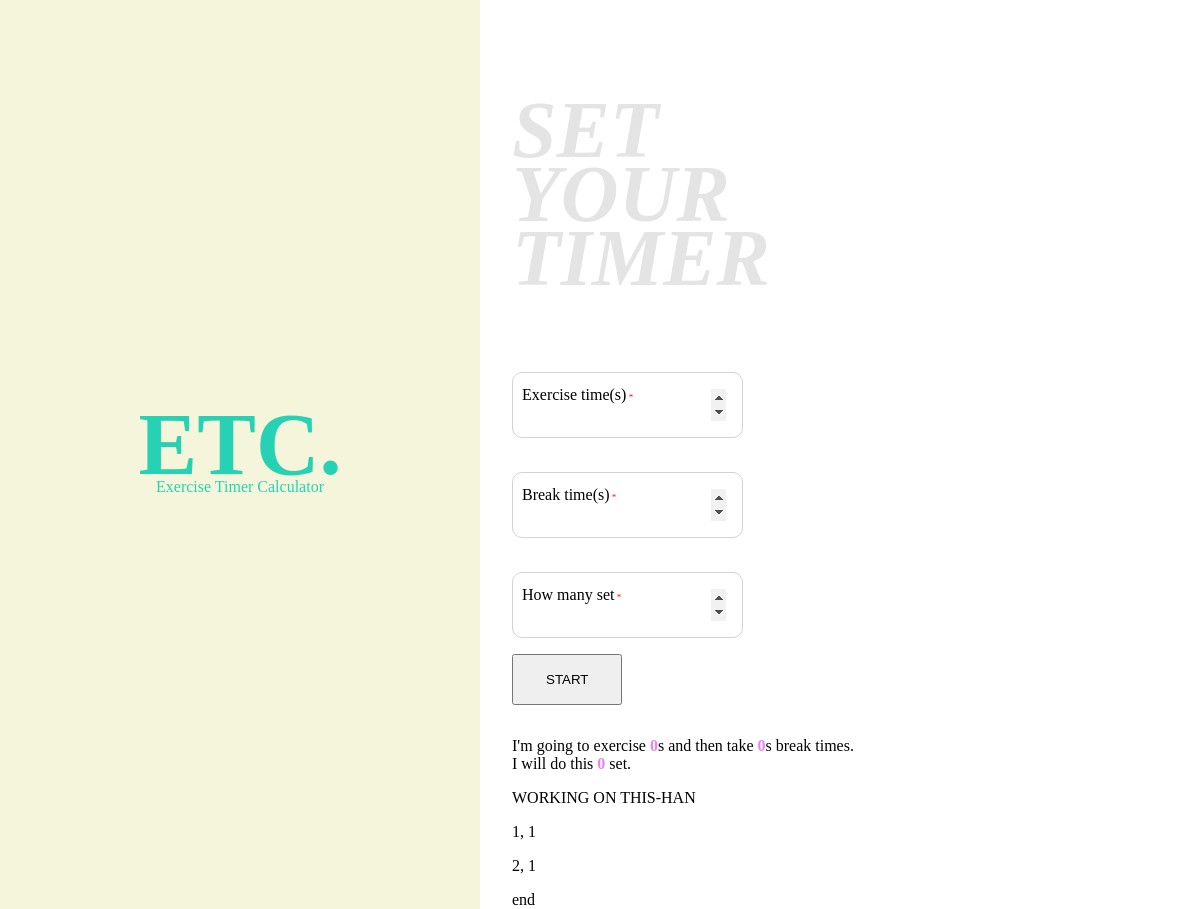
Page /exercise/timer on the earlier database version.
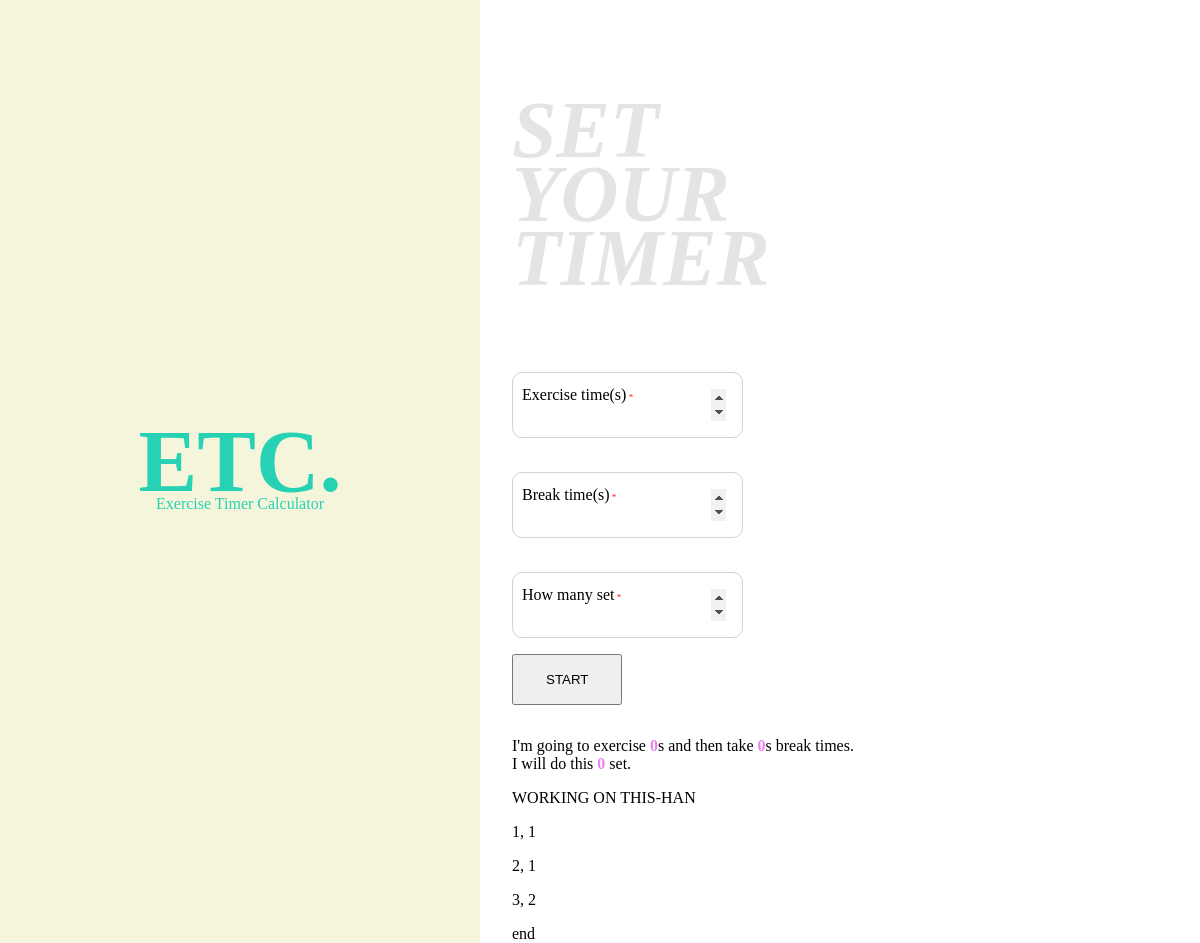
Same page on the later database version.
### exercise/models.py (models this page shows)
class ExerTime(models.Model):
    exerid = models.AutoField(primary_key=True)
    setno = models.IntegerField()
    exert = models.IntegerField()
    breakt = models.IntegerField()
    totalt = models.IntegerField()

### exercise/views.py (the view)
# urls.py: path('timer', views.timer, name='timer'),
@csrf_exempt
def timer(request):
    print ("checkpoint")
    time.sleep(1)
    t_times = int(request.POST.get('times',0))
    t_breakt = int(request.POST.get('breakt',0))
    t_set = int(request.POST.get('set',0))
    print(type(t_times))
    t_total =0
    t_total = (t_set)*((t_breakt)-1)+(t_set)*(t_times)
    print (t_times)
    print (t_breakt)
    print (t_set)
    exertime = ExerTime(
        setno=t_set,
        exert=t_times,
        breakt=t_breakt,
        totalt=t_total
        )
    if(exertime.setno != 0) :
        exertime.save()
    print (ExerTime.objects.all())
    print (ExerTime.objects.all().values('exerid'))
    print (exertime)
    a = "chekc"
    print (a)
    time_hash = {"times": t_times,
            "breakt": t_breakt,
            "set": t_set,
            "a": a, }
    exer_list = ExerTime.objects.all()
    context = {'exer_list': exer_list}
    print (exer_list)
    return render(request, 'exercise/timer.html', context)

### exercise/templates/exercise/timer.html (shortened to what this page needs)
<!DOCTYPE html>
{% load static %}
<html lang="en">
<head>
  <link href="{% static 'hb_style.css' %}" rel="stylesheet">
</head>
<body>
  <header>
    <p>
      <a href="">ETC.</a><br>Exercise Timer Calculator
    </p>
  </header>
  <section>
    <h1 class="title">Set <br> your <br> Timer</h1>
    <form action="/actionpage.html" method="POST">
      <label for="times">Exercise time(s)</label>
      <input type="number" name="times" id="times" min="1" onchange="showCount('times')">
      <label for="breakt">Break time(s)</label>
      <input type="number" name="breakt" id="breakt" min="1" onchange="showCount('breakt')">
      <label for="set">How many set</label>
      <input type="number" name="set" id="set" min="1" onchange="showCount('set')">
      <input type="button" id="button" value="start" onclick="setTimer()">
    </form>
    <div class="result">
      I'm going to exercise <span id="times-span">0</span>s and then take <span id="breakt-span">0</span>s break times. <br>
      I will do this <span id="set-span">0</span> set.
    </div>
    <div class="test">
      <p>WORKING ON THIS-HAN</p>
      {% for exertime in exer_list %}
      <p>{{exertime.exerid}}, {{exertime.setno}}</p>
      {% endfor %}
      <p>end</p>
    </div>
  </section>
</body>
</html>

### exercise/static/hb_style.css (style rules this page uses)
html { display: flex; height: 100%; margin: 0 auto; padding: 0; background-color: lightgray; }
body { display: flex; width: 100%; max-width: 1200px; height: 100%; margin: 0 auto; padding: 0; background-color: white; }
header { width: 100%; padding: 2rem; box-sizing: border-box; text-align: center; display: flex; align-items: center; justify-content: center; background-color: beige; max-width: 40%; }
header p { font-size: 1rem; color: #26d2b3; margin: 0; }
header p a { font-size: 5.5rem; text-decoration: none; font-weight: bold; color: #26d2b3; line-height: 4rem; }
section { width: 100%; height: 100%; padding: 2rem; box-sizing: border-box; background-color: white; }
section h1 { font-size: 5rem; line-height: 4rem; text-transform: uppercase; font-style: oblique; opacity: .1; margin-bottom: 1rem; height: 15rem; }
section form, section div { position: relative; }
section label { position: relative; left: 10px; top: 2rem; transition: all .3s; }
section label::after { content: " *"; font-size: xx-small; color: red; }
section input:not(#button) { display: block; width: 30%; padding: 1rem; margin-bottom: 1rem; position: relative; font-size: 1.5rem; line-height: 2rem; background: transparent; border: 1px solid lightgray; border-radius: 10px; z-index: 9; }
section input#button { padding: 1rem 2rem; text-transform: uppercase; }
.result { font-size: 1rem; margin-top: 2rem; }
.result span { color: violet; font-weight: bold; }

Differences in the rows shown:
added ExerTime: exerid "3", setno "2"
